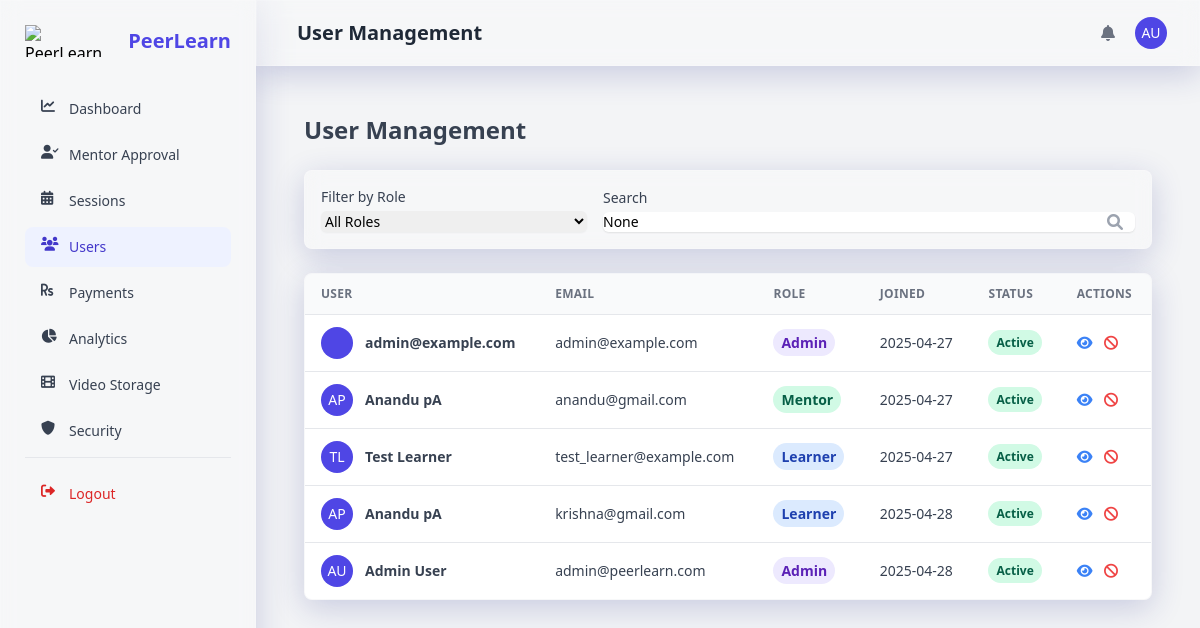
/admin-panel/users/ (signed in), run on the app's committed database.
### users/models.py (models this page shows, shortened)
class User(AbstractUser):
    ROLE_CHOICES = (
        ('learner', _('Learner')),
        ('mentor', _('Mentor')),
        ('admin', _('Admin')),
    )
    username = None
    email = models.EmailField(_('email address'), unique=True)
    profile_picture = models.ImageField(_('profile picture'), upload_to='profile_pictures/', blank=True, null=True)
    role = models.CharField(_('role'), max_length=10, choices=ROLE_CHOICES, default='learner')
    two_factor_enabled = models.BooleanField(_('two-factor authentication'), default=False)
    USERNAME_FIELD = 'email'
    REQUIRED_FIELDS = []
    objects = UserManager()
    def get_full_name(self):
        return f"{self.first_name} {self.last_name}".strip() or self.email
    full_name = property(get_full_name)

### admin_panel/views.py (the view)
# urls.py: path('users/', views.user_management, name='user_management'),
@login_required
@user_passes_test(is_admin)
def user_management(request):
    users = User.objects.all()
    role_filter = request.GET.get('role')
    search_query = request.GET.get('q')
    if role_filter:
        users = users.filter(role=role_filter)
    if search_query:
        users = users.filter(
            Q(email__icontains=search_query) |
            Q(first_name__icontains=search_query) |
            Q(last_name__icontains=search_query)
        )
    context = {
        'users': users,
        'role_filter': role_filter,
        'search_query': search_query,
    }
    return render(request, 'admin_panel/user_management.html', context)

### admin_panel/views.py (called while the page is built)
def is_admin(user):
    return user.is_authenticated and user.role == 'admin'

### templates/admin_panel/user_management.html (shortened to what this page needs)
{% extends 'admin_panel/base.html' %}
{% load static %}
{% load i18n %}
{% block header_title %}{% trans "User Management" %}{% endblock %}
{% block content %}
<div class="container px-6 mx-auto">
    <h2 class="my-6 text-2xl font-semibold text-gray-700">
        {% trans "User Management" %}
    </h2>
    <div class="mb-6 p-4 bg-white rounded-lg shadow-xs glassmorphism">
        <form method="GET" class="flex flex-col md:flex-row items-center space-y-3 md:space-y-0 md:space-x-4">
            <div class="w-full md:w-1/3">
                <label for="role" class="block text-sm font-medium text-gray-700 mb-1">{% trans "Filter by Role" %}</label>
                <select name="role" id="role" class="block w-full rounded-md border-gray-300 shadow-sm focus:border-indigo-500 focus:ring-indigo-500 sm:text-sm"
                    onchange="this.form.submit()">
                    <option value="">{% trans "All Roles" %}</option>
                </select>
            </div>
            <div class="w-full md:w-2/3">
                <label for="search" class="block text-sm font-medium text-gray-700 mb-1">{% trans "Search" %}</label>
                <div class="relative rounded-md shadow-sm">
                    <input type="search" name="q" id="search" value="{{ search_query }}"
                        class="block w-full rounded-md border-gray-300 shadow-sm focus:border-indigo-500 focus:ring-indigo-500 sm:text-sm"
                        placeholder="{% trans 'Search by name or email' %}">
                    <button type="submit" class="absolute inset-y-0 right-0 px-3 flex items-center">
                        <i class="fas fa-search text-gray-400"></i>
                    </button>
                </div>
            </div>
        </form>
    </div>
    <div class="w-full overflow-hidden rounded-lg shadow-xs glassmorphism mb-8">
        <div class="w-full overflow-x-auto">
            {% if users %}
            <table class="w-full whitespace-no-wrap">
                <thead>
                    <tr class="text-xs font-semibold tracking-wide text-left text-gray-500 uppercase border-b bg-gray-50">
                        <th class="px-4 py-3">{% trans "User" %}</th>
                        <th class="px-4 py-3">{% trans "Email" %}</th>
                        <th class="px-4 py-3">{% trans "Role" %}</th>
                        <th class="px-4 py-3">{% trans "Joined" %}</th>
                        <th class="px-4 py-3">{% trans "Status" %}</th>
                        <th class="px-4 py-3">{% trans "Actions" %}</th>
                    </tr>
                </thead>
                <tbody class="bg-white divide-y">
                    {% for user in users %}
                    <tr class="text-gray-700">
                        <td class="px-4 py-3">
                            <div class="flex items-center text-sm">
                                {% if user.profile_picture %}
                                <div class="relative hidden w-8 h-8 mr-3 rounded-full md:block">
                                    <img class="object-cover w-full h-full rounded-full" src="{{ user.profile_picture.url }}" alt="{{ user.get_full_name }}" loading="lazy">
                                    <div class="absolute inset-0 rounded-full shadow-inner" aria-hidden="true"></div>
                                </div>
                                {% else %}
                                <div class="h-8 w-8 rounded-full bg-indigo-600 flex items-center justify-center text-white uppercase mr-3">
                                    {{ user.first_name|first }}{{ user.last_name|first }}
                                </div>
                                {% endif %}
                                <div>
                                    <p class="font-semibold">{{ user.get_full_name }}</p>
                                </div>
                            </div>
                        </td>
                        <td class="px-4 py-3 text-sm">
                            {{ user.email }}
                        </td>
                        <td class="px-4 py-3 text-sm">
                            <span class="px-2 py-1 font-semibold leading-tight rounded-full
                                {% if user.role == 'admin' %}bg-purple-100 text-purple-800
                                {% elif user.role == 'mentor' %}bg-green-100 text-green-800
                                {% else %}bg-blue-100 text-blue-800{% endif %}">
                                {{ user.get_role_display }}
                            </span>
                        </td>
                        <td class="px-4 py-3 text-sm">
                            {{ user.date_joined|date:"Y-m-d" }}
                        </td>
                        <td class="px-4 py-3 text-xs">
                            <span class="px-2 py-1 font-semibold leading-tight rounded-full {% if user.is_active %}bg-green-100 text-green-800{% else %}bg-red-100 text-red-800{% endif %}">
                                {% if user.is_active %}{% trans "Active" %}{% else %}{% trans "Inactive" %}{% endif %}
                            </span>
                        </td>
                        <td class="px-4 py-3 text-sm">
                            <button class="text-blue-500 hover:underline mr-2" onclick="showUserDetailsModal({{ user.id }})">
                                <i class="fas fa-eye"></i>
                            </button>
                            {% if user.is_active %}
                            <button class="text-red-500 hover:underline mr-2" onclick="confirmDeactivateUser({{ user.id }}, '{{ user.get_full_name }}')">
                                <i class="fas fa-ban"></i>
                            </button>
                            {% else %}
                            <button class="text-green-500 hover:underline mr-2" onclick="confirmActivateUser({{ user.id }}, '{{ user.get_full_name }}')">
                                <i class="fas fa-check"></i>
                            </button>
                            {% endif %}
                        </td>
                    </tr>
                    {% endfor %}
                </tbody>
            </table>
            {% else %}
            <div class="p-4 text-center text-gray-500">
                {% trans "No users match your filters." %}
            </div>
            {% endif %}
        </div>
    </div>
</div>
{% endblock %}

### templates/admin_panel/base.html (shortened to what this page needs)
{% load static %}
{% load i18n %}
<!DOCTYPE html>
<html lang="en">
<head>
    <link href="https://cdn.jsdelivr.net/npm/tailwindcss@2.2.19/dist/tailwind.min.css" rel="stylesheet">
    <link rel="stylesheet" href="https://cdnjs.cloudflare.com/ajax/libs/font-awesome/6.0.0-beta3/css/all.min.css">
</head>
<body class="bg-gray-100 flex h-screen">
    {% if user.is_authenticated and user.role == 'admin' and request.session.admin_verified %}
        <aside id="sidebar" class="h-screen sidebar-transition w-64 md:shadow transform -translate-x-full md:translate-x-0 fixed md:relative z-10 bg-white glassmorphism">
            <div class="p-6">
                <div class="flex items-center justify-between">
                    <a href="{% url 'admin_dashboard' %}" class="flex items-center space-x-3">
                        <img src="{% static 'img/logo.png' %}" alt="PeerLearn Logo" class="h-8">
                        <span class="text-xl font-semibold text-indigo-600">PeerLearn</span>
                    </a>
                </div>
                <nav class="mt-8 space-y-1.5">
                    <a href="{% url 'admin_dashboard' %}" class="flex items-center px-4 py-2.5 text-sm font-medium rounded-lg {% if request.resolver_match.url_name == 'admin_dashboard' %}bg-indigo-50 text-indigo-700{% else %}text-gray-700 hover:bg-gray-100{% endif %}">
                        <i class="fas fa-chart-line w-5 h-5 mr-2"></i>
                        {% trans "Dashboard" %}
                    </a>
                    <a href="{% url 'mentor_approval' %}" class="flex items-center px-4 py-2.5 text-sm font-medium rounded-lg {% if request.resolver_match.url_name == 'mentor_approval' %}bg-indigo-50 text-indigo-700{% else %}text-gray-700 hover:bg-gray-100{% endif %}">
                        <i class="fas fa-user-check w-5 h-5 mr-2"></i>
                        {% trans "Mentor Approval" %}
                    </a>
                    <a href="{% url 'session_management' %}" class="flex items-center px-4 py-2.5 text-sm font-medium rounded-lg {% if request.resolver_match.url_name == 'session_management' %}bg-indigo-50 text-indigo-700{% else %}text-gray-700 hover:bg-gray-100{% endif %}">
                        <i class="fas fa-calendar-alt w-5 h-5 mr-2"></i>
                        {% trans "Sessions" %}
                    </a>
                    <a href="{% url 'user_management' %}" class="flex items-center px-4 py-2.5 text-sm font-medium rounded-lg {% if request.resolver_match.url_name == 'user_management' %}bg-indigo-50 text-indigo-700{% else %}text-gray-700 hover:bg-gray-100{% endif %}">
                        <i class="fas fa-users w-5 h-5 mr-2"></i>
                        {% trans "Users" %}
                    </a>
                    <a href="{% url 'payment_management' %}" class="flex items-center px-4 py-2.5 text-sm font-medium rounded-lg {% if request.resolver_match.url_name == 'payment_management' %}bg-indigo-50 text-indigo-700{% else %}text-gray-700 hover:bg-gray-100{% endif %}">
                        <i class="fas fa-rupee-sign w-5 h-5 mr-2"></i>
                        {% trans "Payments" %}
                    </a>
                    <a href="{% url 'analytics' %}" class="flex items-center px-4 py-2.5 text-sm font-medium rounded-lg {% if request.resolver_match.url_name == 'analytics' %}bg-indigo-50 text-indigo-700{% else %}text-gray-700 hover:bg-gray-100{% endif %}">
                        <i class="fas fa-chart-pie w-5 h-5 mr-2"></i>
                        {% trans "Analytics" %}
                    </a>
                    <a href="{% url 'video_storage' %}" class="flex items-center px-4 py-2.5 text-sm font-medium rounded-lg {% if request.resolver_match.url_name == 'video_storage' %}bg-indigo-50 text-indigo-700{% else %}text-gray-700 hover:bg-gray-100{% endif %}">
                        <i class="fas fa-film w-5 h-5 mr-2"></i>
                        {% trans "Video Storage" %}
                    </a>
                    <a href="{% url 'security_management' %}" class="flex items-center px-4 py-2.5 text-sm font-medium rounded-lg {% if request.resolver_match.url_name == 'security_management' %}bg-indigo-50 text-indigo-700{% else %}text-gray-700 hover:bg-gray-100{% endif %}">
                        <i class="fas fa-shield-alt w-5 h-5 mr-2"></i>
                        {% trans "Security" %}
                    </a>
                    <div class="pt-4 mt-4 border-t border-gray-200">
                        <a href="{% url 'secure_admin_logout' %}" class="flex items-center px-4 py-2.5 text-sm font-medium rounded-lg text-red-600 hover:bg-red-50">
                            <i class="fas fa-sign-out-alt w-5 h-5 mr-2"></i>
                            {% trans "Logout" %}
                        </a>
                    </div>
                </nav>
            </div>
        </aside>
        <div class="flex-1 flex flex-col overflow-hidden">
            <header class="bg-white glassmorphism shadow-sm z-10">
                <div class="px-4 sm:px-6 lg:px-8">
                    <div class="flex items-center justify-between h-16">
                        <div class="flex">
                            <div class="md:flex items-center hidden ml-2">
                                <h1 class="text-xl font-semibold text-gray-800">{% block header_title %}{% trans "Admin Panel" %}{% endblock %}</h1>
                            </div>
                        </div>
                        <div class="flex items-center space-x-4">
                            <div class="relative" id="notificationDropdown">
                                <button class="p-1 text-gray-500 rounded-full hover:text-gray-700 focus:outline-none focus:ring-2 focus:ring-offset-2 focus:ring-indigo-500">
                                    <i class="fas fa-bell"></i>
                                </button>
                            </div>
                            <div class="relative" id="profileDropdown">
                                <div>
                                    <button class="flex text-sm rounded-full focus:outline-none focus:ring-2 focus:ring-offset-2 focus:ring-indigo-500" id="profileButton">
                                        <div class="h-8 w-8 rounded-full bg-indigo-600 flex items-center justify-center text-white uppercase">
                                            {{ user.first_name|first }}{{ user.last_name|first }}
                                        </div>
                                    </button>
                                </div>
                            </div>
                        </div>
                    </div>
                </div>
            </header>
            <main class="flex-1 overflow-x-hidden overflow-y-auto bg-gray-100 p-6">
                {% block content %}{% endblock %}
            </main>
        </div>
    {% else %}
        {% block non_admin_content %}{% endblock %}
    {% endif %}
</body>
</html>

### templates/admin_panel/base.html (style rules this page uses)
.glassmorphism { background: rgba(255, 255, 255, 0.25); backdrop-filter: blur(10px); -webkit-backdrop-filter: blur(10px); border: 1px solid rgba(255, 255, 255, 0.18); box-shadow: 0 8px 32px 0 rgba(31, 38, 135, 0.2); }
.sidebar-transition { transition: all 0.3s ease-in-out; }

### data on the page
User: first_name|first "A", last_name|first "U", get_full_name "Admin User", email "admin@peerlearn.com", role "Admin", date_joined "2025-04-28"
User: get_full_name "admin@example.com", email "admin@example.com", role "Admin", date_joined "2025-04-27"
User: first_name|first "A", last_name|first "P", get_full_name "Anandu pA", email "anandu@gmail.com", role "Mentor", date_joined "2025-04-27"
User: first_name|first "T", last_name|first "L", get_full_name "Test Learner", email "test_learner@example.com", role "Learner", date_joined "2025-04-27"
User: first_name|first "A", last_name|first "P", get_full_name "Anandu pA", email "krishna@gmail.com", role "Learner", date_joined "2025-04-28"
